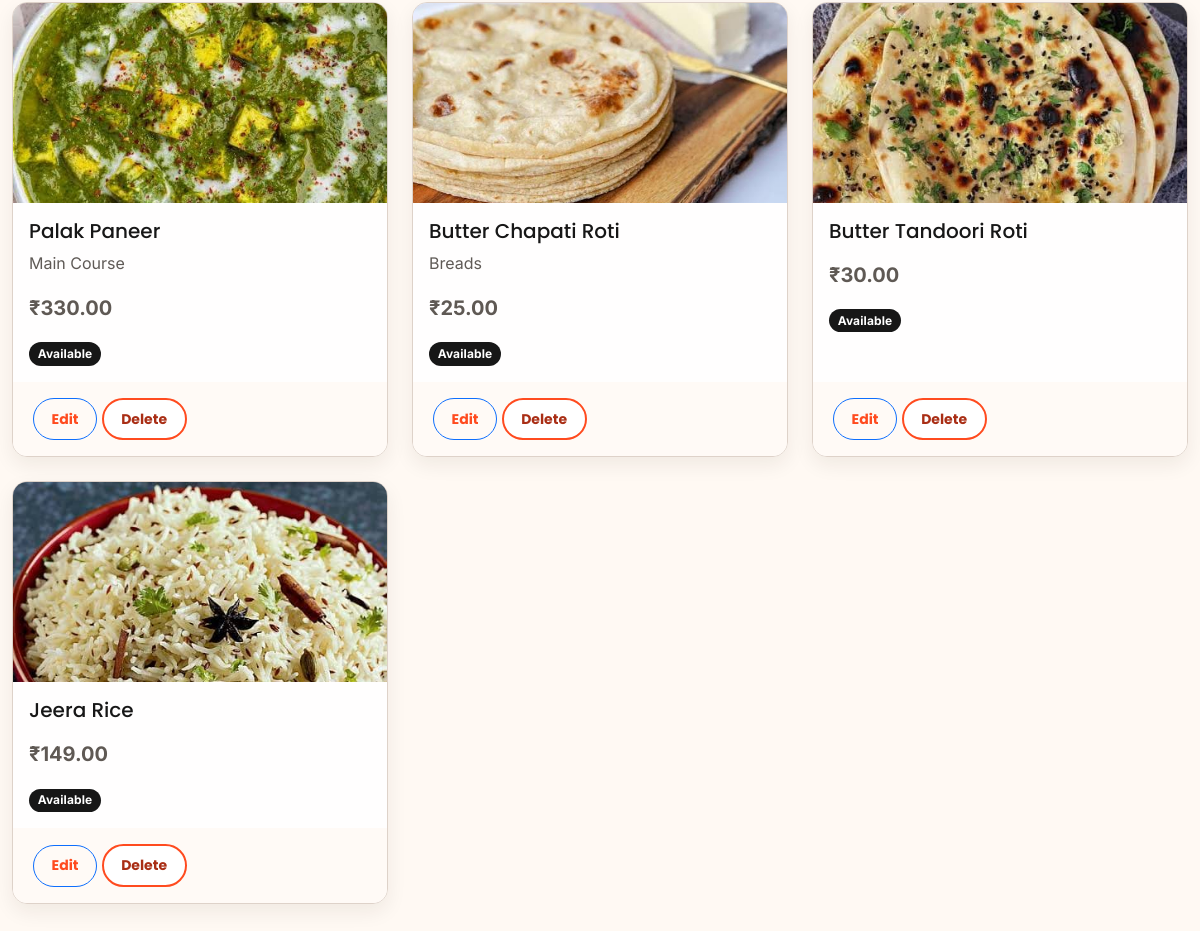
Before: /list/ (signed in, lower part) with the older database file.
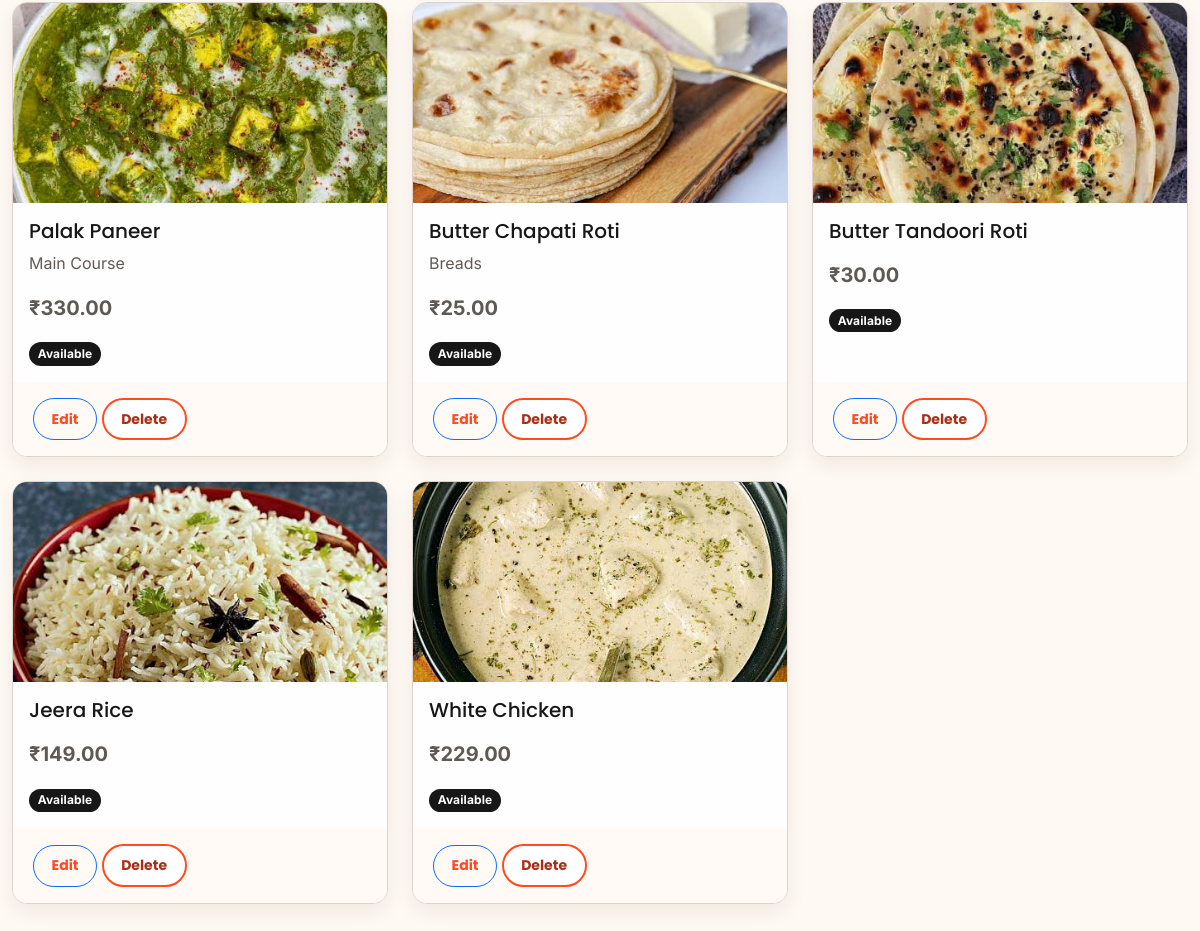
After: the same page with the newer database file.
### products/models.py (models this page shows, shortened)
class Product(models.Model):
    DIETARY_CHOICES = [
        ("veg", "Vegetarian"),
        ("non_veg", "Non-vegetarian"),
        ("unknown", "Not specified"),
    ]
    restaurant = models.CharField(max_length=1000)
    restaurant_ref = models.ForeignKey(
        Restaurant, on_delete=models.SET_NULL, null=True, blank=True,
        related_name="products",
    )
    category = models.ForeignKey(
        Category, on_delete=models.SET_NULL, null=True, blank=True,
        related_name="products",
    )
    dietary_type = models.CharField(
        max_length=10, choices=DIETARY_CHOICES, default="unknown"
    )
    name = models.CharField(max_length=1000)
    description = models.TextField(
        blank=True
    )
    price = models.DecimalField(
        max_digits=10,
        decimal_places=2
    )
    image = models.ImageField(
        upload_to="products/",
        blank=True,
        null=True
    )
    is_available = models.BooleanField(
        default=True
    )
    created_at = models.DateTimeField(
        auto_now_add=True
    )

### products/views.py (the view)
@superuser_required
def product_list(request):
    products = Product.objects.all()
    return render(
        request,
        "products/product_list.html",
        {"products": products}
    )

### food_delivery/decorator.py (called while the page is built)
def superuser_required(view_func):
    @wraps(view_func)
    @login_required
    def wrapper(request, *args, **kwargs):
        if not request.user.is_superuser:
            return HttpResponseForbidden("You do not have permission to access this page.")
        return view_func(request, *args, **kwargs)
    return wrapper

### templates/products/product_list.html (shortened to what this page needs)
{% extends "base.html" %}
{% block content %}
<div class="row g-4">
{% for product in products %}
<div class="col-md-6 col-lg-4">
    <div class="card food-card h-100 shadow-sm">
        {% if product.image %}
        <img src="{{ product.image.url }}"
             class="card-img-top food-image">
        {% else %}
        <div class="bg-light food-image d-flex align-items-center justify-content-center">
            <span class="display-4">
                🍕
            </span>
        </div>
        {% endif %}
        <div class="card-body">
            <h5 class="card-title">
                {{ product.name }}
            </h5>
            <p class="text-muted">
                {{ product.description|truncatewords:15 }}
            </p>
            <p class="price">
                ₹{{ product.price }}
            </p>
            {% if product.is_available %}
            <span class="badge bg-success">
                Available
            </span>
            {% else %}
            <span class="badge bg-secondary">
                Unavailable
            </span>
            {% endif %}
        </div>
        <div class="card-footer bg-white border-0 pb-3">
            <a href="{% url 'product_update' product.id %}"
               class="btn btn-outline-primary btn-sm">
                Edit
            </a>
            <a href="{% url 'product_delete' product.id %}"
               class="btn btn-outline-danger btn-sm">
                Delete
            </a>
        </div>
    </div>
</div>
{% empty %}
<div class="col-12">
    <div class="alert alert-info">
        No products available.
    </div>
</div>
{% endfor %}
</div>
{% endblock %}

Changed rows visible on the page:
added Product: image (picture), name "White Chicken", price "229.00", is_available "Available"
